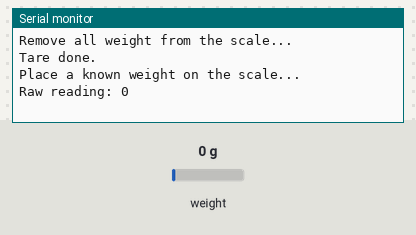
Bench run of a sketch on a simulated Arduino Uno, built with avr-gcc and run on an emulated ATmega328P. On the bench: the last lines printed to the serial monitor. The test bench sets the inputs (shaded band); at power-on: weight on the scale 0 g.

Above: at 5.2 s.
5.3 s: weight on the scale set to 100 g
At 7.6 s:
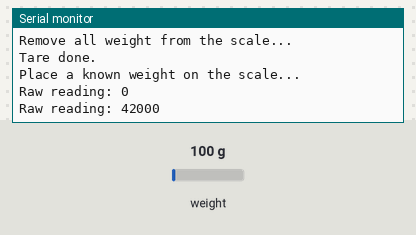
7.8 s: weight on the scale set to 1250 g
At 9.5 s:
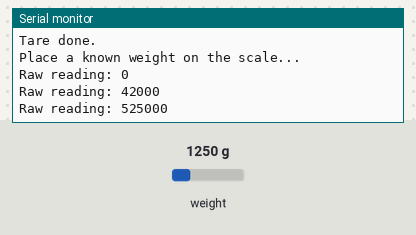
Timing chart, 0 to 11.0 s (numbered marks = the images above; inputs shaded):
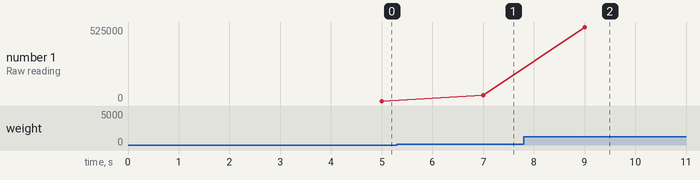

Measured:
- after the input at 5.3 s, the serial monitor: prints a new line after 1.7 s (image 1)
- after the input at 7.8 s, the serial monitor: prints a new line after 1.2 s (image 2)
- plotted number 1: 0 → 42000 after the input at 5.3 s, 42000 → 525000 after the input at 7.8 s

The sketch:

Load_Cell_Raw_Reading_Test.ino
```cpp
#include <HX711.h>

#define DOUT 6
#define SCK 5

HX711 scale;

void setup() {
  Serial.begin(9600);
  scale.begin(DOUT, SCK);

  Serial.println("Remove all weight from the scale...");
  delay(3000);

  scale.tare();
  Serial.println("Tare done.");

  Serial.println("Place a known weight on the scale...");
}

void loop() {
  if (scale.is_ready()) {
    long reading = scale.read_average(10);
    Serial.print("Raw reading: ");
    Serial.println(reading);
    delay(1000);
  } else {
    Serial.println("HX711 not found.");
  }
}
```
